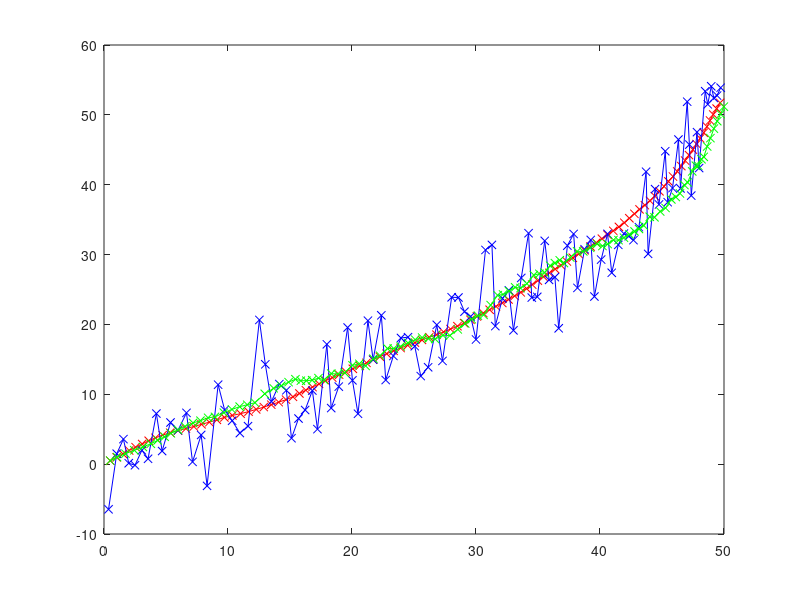

The MATLAB script that drew this image:
clear all;
close all;
clc;

%% Init values
dT = 0.1; 
duration = 10;
sampleCnt = duration / dT;

sigma_l_x_real = 0.1;
sigma_l_y_real = 5;
eps = [sigma_l_x_real; sigma_l_y_real];
Q_ll_real = [sigma_l_x_real^2 0;0 sigma_l_y_real^2]; %Real cofactor matrix of measurements

sigma_w_x_real = 2;
sigma_w_y_real = -3;
w_real = [sigma_w_x_real; sigma_w_y_real];
Q_ww_real = [sigma_w_x_real^2 0;0 sigma_w_y_real^2]; %Real cofactor matrix of process error
  
x_real = [0; 0; 5; 5];

T = [1 0 dT 0; 0 1 0 dT;0 0 1 0; 0 0 0 1]; %Transition Matrix

%A priori estimated erros
sigma_l_x = 0.1;
sigma_l_y = 5;
Q_ll = [sigma_l_x^2 0;0 sigma_l_y^2];

sigma_w_x = 2;
sigma_w_y = -3;
w = [sigma_w_x; sigma_w_y];
Q_ww = [sigma_w_x^2 0;0 sigma_w_y^2];

%Init estimates
S = [0.5 * dT^2 0;0 0.5 * dT^2;dT 0;0 dT];
x_hat = [0; 0; 5; 5];
Q_xx_hat = zeros(4,4);

pos_real = zeros(sampleCnt , 2);
pos_meas = zeros(sampleCnt , 2);
pos_filter = zeros(sampleCnt , 2);

periodCnt = 1;
for t = 0 : dT : duration
    %Simulate real state vector
    x_real = T * x_real  + S * w_real * randn;
    pos_real(periodCnt, :) = x_real(1:2)';
    
    %Simulate measured positions
    A = [1 0 0 0; 0 1 0 0];
    l_t = A * x_real + eps * randn;
    pos_meas(periodCnt, :) = l_t;
     
    %Perform filter using estimated errors
    x_dash = T * x_hat + S * w * randn;
    Q_xx_dash = T * Q_xx_hat * T' + S * Q_ww * S';
    
    d = l_t - A * x_hat; %Innovation
    Q_dd = Q_ll + A * Q_xx_dash * A';
    
    K = Q_xx_dash * A' * Q_dd^-1;
    x_hat = x_dash + K * d;
%     Q_xx_hat = Q_xx_dash - K * Q_dd * K';
    Q_xx_hat = (eye(4) - K * A) * Q_xx_dash;
    
    pos_filter(periodCnt, :) = x_hat(1:2)';
    
    periodCnt = periodCnt + 1;
end
figure, plot(pos_real(:,1),pos_real(:,2),'-xr');
hold on; 
plot(pos_meas(:,1),pos_meas(:,2),'-xb');
plot(pos_filter(:,1),pos_filter(:,2),'-xg');
